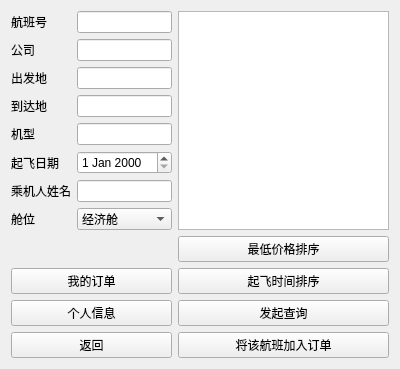
<?xml version="1.0" encoding="UTF-8"?>
<ui version="4.0">
 <class>UserSearch</class>
 <widget class="QWidget" name="UserSearch">
  <property name="geometry">
   <rect>
    <x>0</x>
    <y>0</y>
    <width>400</width>
    <height>343</height>
   </rect>
  </property>
  <property name="windowTitle">
   <string>Form</string>
  </property>
  <layout class="QGridLayout" name="gridLayout_2">
   <item row="3" column="2">
    <widget class="QPushButton" name="flightTimeSort">
     <property name="text">
      <string>起飞时间排序</string>
     </property>
    </widget>
   </item>
   <item row="0" column="2">
    <widget class="QTableView" name="tableView"/>
   </item>
   <item row="5" column="0">
    <widget class="QPushButton" name="userSearchReturn">
     <property name="text">
      <string>返回</string>
     </property>
    </widget>
   </item>
   <item row="0" column="0">
    <layout class="QGridLayout" name="gridLayout">
     <item row="4" column="1">
      <widget class="QLineEdit" name="endPlace"/>
     </item>
     <item row="3" column="0">
      <widget class="QLabel" name="label_2">
       <property name="text">
        <string>出发地</string>
       </property>
      </widget>
     </item>
     <item row="1" column="1">
      <widget class="QLineEdit" name="id"/>
     </item>
     <item row="3" column="1">
      <widget class="QLineEdit" name="startPlace"/>
     </item>
     <item row="2" column="1">
      <widget class="QLineEdit" name="company"/>
     </item>
     <item row="4" column="0">
      <widget class="QLabel" name="label_3">
       <property name="text">
        <string>到达地</string>
       </property>
      </widget>
     </item>
     <item row="2" column="0">
      <widget class="QLabel" name="label_8">
       <property name="text">
        <string>公司</string>
       </property>
      </widget>
     </item>
     <item row="1" column="0">
      <widget class="QLabel" name="label">
       <property name="text">
        <string>航班号</string>
       </property>
      </widget>
     </item>
     <item row="8" column="0">
      <widget class="QLabel" name="label_4">
       <property name="text">
        <string>舱位</string>
       </property>
      </widget>
     </item>
     <item row="8" column="1">
      <widget class="QComboBox" name="seatType">
       <item>
        <property name="text">
         <string>经济舱</string>
        </property>
       </item>
       <item>
        <property name="text">
         <string>商务舱</string>
        </property>
       </item>
       <item>
        <property name="text">
         <string>头等舱</string>
        </property>
       </item>
      </widget>
     </item>
     <item row="5" column="0">
      <widget class="QLabel" name="label_5">
       <property name="text">
        <string>机型</string>
       </property>
      </widget>
     </item>
     <item row="5" column="1">
      <widget class="QLineEdit" name="type"/>
     </item>
     <item row="6" column="0">
      <widget class="QLabel" name="label_6">
       <property name="text">
        <string>起飞日期</string>
       </property>
      </widget>
     </item>
     <item row="6" column="1">
      <widget class="QDateEdit" name="startTime"/>
     </item>
     <item row="7" column="0">
      <widget class="QLabel" name="label_7">
       <property name="text">
        <string>乘机人姓名</string>
       </property>
      </widget>
     </item>
     <item row="7" column="1">
      <widget class="QLineEdit" name="buyer"/>
     </item>
    </layout>
   </item>
   <item row="4" column="2">
    <widget class="QPushButton" name="userSearch">
     <property name="text">
      <string>发起查询</string>
     </property>
    </widget>
   </item>
   <item row="4" column="0">
    <widget class="QPushButton" name="userInfo">
     <property name="text">
      <string>个人信息</string>
     </property>
    </widget>
   </item>
   <item row="3" column="0">
    <widget class="QPushButton" name="userSearchBuy">
     <property name="text">
      <string>我的订单</string>
     </property>
    </widget>
   </item>
   <item row="5" column="2">
    <widget class="QPushButton" name="add">
     <property name="text">
      <string>将该航班加入订单</string>
     </property>
    </widget>
   </item>
   <item row="2" column="2">
    <widget class="QPushButton" name="flightPriceSort">
     <property name="text">
      <string>最低价格排序</string>
     </property>
    </widget>
   </item>
  </layout>
 </widget>
 <resources/>
 <connections/>
</ui>
